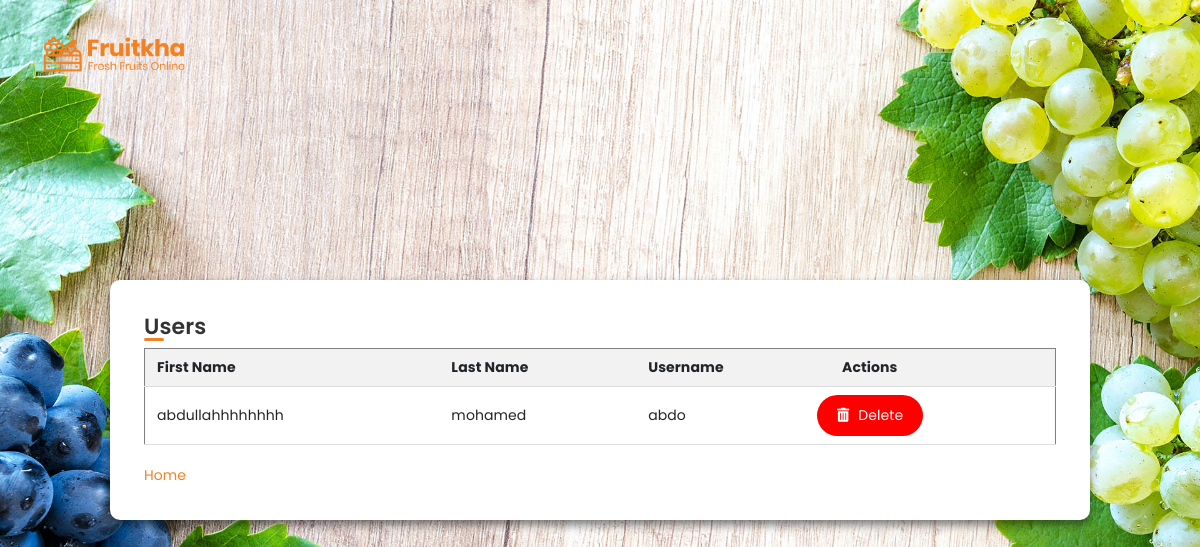
The page /users (signed in) on the database as committed earlier.
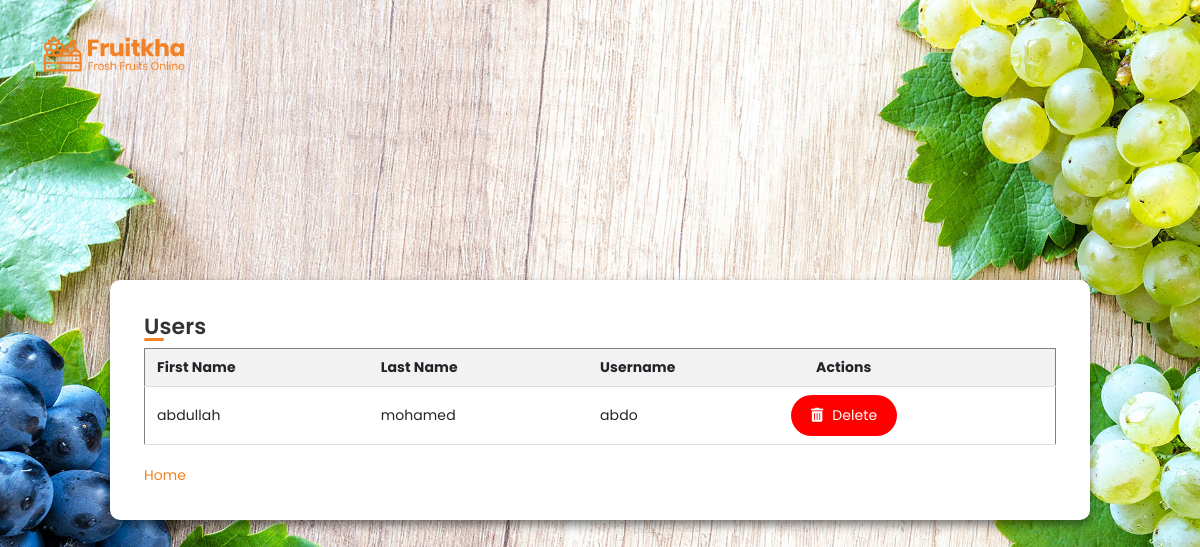
The same page on the database as committed later.
### tables this page shows
CREATE TABLE users (
			id INTEGER PRIMARY KEY AUTOINCREMENT,
            first_name TEXT,
            last_name TEXT,
			username TEXT NOT NULL UNIQUE,
			password TEXT NOT NULL,
            photo_name TEXT
		);

### app.py (the view)
@app.route('/users')
def users():
  if session['username'] == 'admin':
    users = db.get_all_users(connection)
    if len(users) <= 1:
      flash("No users found", "info")
      return redirect(url_for('products'))
    return render_template('users.html', users=users)

### db.py (called while the page is built)
def get_all_users(connection):
	cursor = connection.cursor()
	query = 'SELECT * FROM users'
	cursor.execute(query)
	return cursor.fetchall()

### templates/users.html (shortened to what this page needs)
<!DOCTYPE html>
<html lang="en" dir="ltr">
  <head>
    <link
      rel="stylesheet"
      href="{{ url_for('static', filename='assets/css/all.min.css') }}"
    />
    <link
      rel="stylesheet"
      href="{{url_for('static',filename='assets/bootstrap/css/bootstrap.min.css')}}"
    />
    <link
      rel="stylesheet"
      href="{{url_for('static',filename='assets/css/main.css')}}"
    />
    <link
      rel="stylesheet"
      href="{{url_for('static',filename='assets/css/responsive.css')}}"
    />
    <link
      rel="stylesheet"
      href="{{url_for('static',filename='css/bootstrap.min.css')}}"
    />
    <link
      rel="stylesheet"
      href="{{url_for('static',filename='css/style.css')}}"
    />
  </head>
  <body class="hero-bg">
    <div class="top-header-area" id="sticker">
      <div class="container">
        <div class="row">
          <div class="col-lg-12 col-sm-12 text-center">
            <div class="main-menu-wrap">
              <div class="site-logo">
                <a href="/">
                  <img src="static/assets/img/logo.png" alt="" />
                </a>
              </div>
            </div>
          </div>
        </div>
      </div>
    </div>
    <section>
      <div class="wrapper hero-bg" style="max-width: 980px; height: auto">
        <h2>Users</h2>
        <table border="1">
          <thead>
            <tr>
              <th>First Name</th>
              <th>Last Name</th>
              <th>Username</th>
              <th>Actions</th>
            </tr>
          </thead>
          <tbody>
            {% for user in users %} {% if user[3] != 'admin' %}
            <tr>
              <td>{{ user[1] }}</td>
              <td>{{ user[2] }}</td>
              <td>{{ user[3] }}</td>
              <td>
                <a
                  href="{{ url_for('delete_user', user_id=user[0]) }}"
                  class="cart-btn"
                  style="
                    background: red;
                    margin: 0 10px;
                    text-decoration: none;
                    margin-left: -25px;
                  "
                >
                  <i class="fas fa-trash-alt"></i> Delete
                </a>
              </td>
            </tr>
            {% endif %} {% endfor %}
          </tbody>
        </table>
        <a href="/home" style="color: #f28123; text-decoration: none"> Home </a>
      </div>
    </section>
  </body>
</html>

Rows that differ between the two databases and show on the page:
changed users "mohamed": first_name "abdullahhhhhhhh" → "abdullah"
